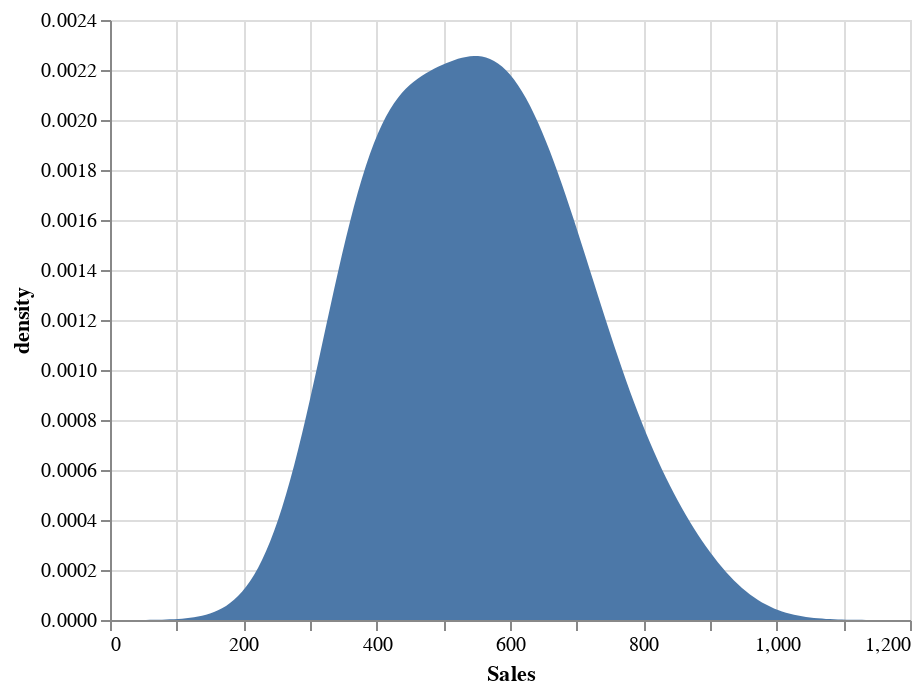

The notebook cell this image was saved under:
### Code cell
alt.Chart(source).transform_density(
    'Sales',
    as_=['Sales', 'density'],
    extent = [0,1200]
).mark_area().encode(
    x="Sales:Q",
    y='density:Q',
)

### Figure 1 — Vega-Lite specification as saved in the notebook (floating-point values rounded to 4 significant figures)
{"config": {"view": {"continuousWidth": 400, "continuousHeight": 300}}, "data": {"name": "data-7b4560559a03d08c46b620ae6f58ab1f"}, "mark": "area", "encoding": {"x": {"type": "quantitative", "field": "Sales"}, "y": {"type": "quantitative", "field": "density"}}, "transform": [{"density": "Sales", "extent": [0, 1200], "as": ["Sales", "density"]}], "$schema": "https://vega.github.io/schema/vega-lite/v4.0.2.json", "datasets": {"data-7b4560559a03d08c46b620ae6f58ab1f": [{"Date": "2012-03-31T00:00:00", "Sales": 362.0}, {"Date": "2012-06-30T00:00:00", "Sales": 385.0}, {"Date": "2012-09-30T00:00:00", "Sales": 432.0}, {"Date": "2012-12-31T00:00:00", "Sales": 341.0}, {"Date": "2013-03-31T00:00:00", "Sales": 382.0}, {"Date": "2013-06-30T00:00:00", "Sales": 409.0}, {"Date": "2013-09-30T00:00:00", "Sales": 498.0}, {"Date": "2013-12-31T00:00:00", "Sales": 387.0}, {"Date": "2014-03-31T00:00:00", "Sales": 473.0}, {"Date": "2014-06-30T00:00:00", "Sales": 513.0}, {"Date": "2014-09-30T00:00:00", "Sales": 582.0}, {"Date": "2014-12-31T00:00:00", "Sales": 474.0}, {"Date": "2015-03-31T00:00:00", "Sales": 544.0}, {"Date": "2015-06-30T00:00:00", "Sales": 582.0}, {"Date": "2015-09-30T00:00:00", "Sales": 681.0}, {"Date": "2015-12-31T00:00:00", "Sales": 557.0}, {"Date": "2016-03-31T00:00:00", "Sales": 628.0}, {"Date": "2016-06-30T00:00:00", "Sales": 707.0}, {"Date": "2016-09-30T00:00:00", "Sales": 773.0}, {"Date": "2016-12-31T00:00:00", "Sales": 592.0}, {"Date": "2017-03-31T00:00:00", "Sales": 627.0}, {"Date": "2017-06-30T00:00:00", "Sales": 725.0}, {"Date": "2017-09-30T00:00:00", "Sales": 854.0}, {"Date": "2017-12-31T00:00:00", "Sales": 661.0}]}}
